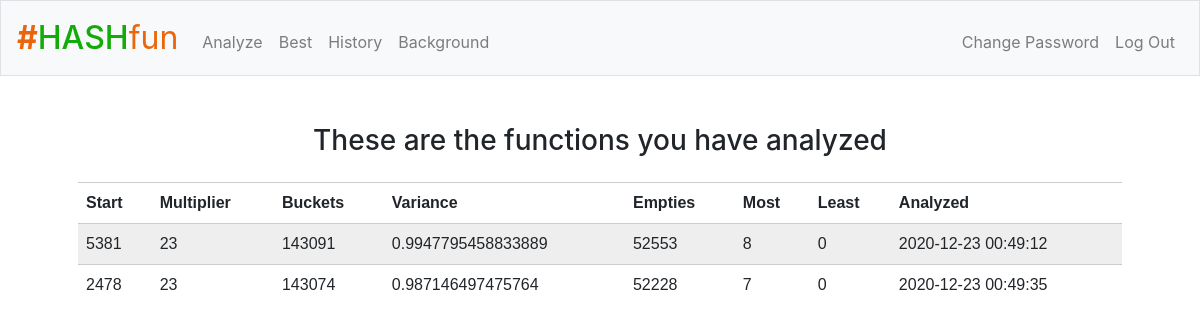
Screenshot of /history (signed in) with the database file from the repository.
### tables this page shows
CREATE TABLE 'functions' ('id' INTEGER PRIMARY KEY AUTOINCREMENT NOT NULL, 
'user_id' INTEGER NOT NULL, 
'start' INTEGER NOT NULL, 
'multiplier' INTEGER NOT NULL, 
'buckets' INTEGER NOT NULL, 
'variance' REAL NOT NULL,
'empty' INTEGER NOT NULL, 
'max' INTEGER NOT NULL, 
'min' INTEGER NOT NULL, 
'timestamp' DATETIME NOT NULL DEFAULT (datetime(CURRENT_TIMESTAMP, 'localtime')), 
FOREIGN KEY (user_id) REFERENCES users (id));

### application.py (the view)
@app.route("/history")
@login_required
def history():
    id = session["user_id"]
    rows = db.execute("SELECT * FROM functions WHERE user_id = :id ORDER BY timestamp", id=id)
    if len(rows) == 0:
        flash("You haven't analyzed any functions yet!")
        return redirect("/analyze")
    return render_template("history.html", rows=rows)

### application.py (called while the page is built)
@app.after_request
def after_request(response):
    response.headers["Cache-Control"] = "no-cache, no-store, must-revalidate"
    response.headers["Expires"] = 0
    response.headers["Pragma"] = "no-cache"
    return response

### helpers.py (called while the page is built)
def login_required(f):
    @wraps(f)
    def decorated_function(*args, **kwargs):
        if session.get("user_id") is None:
            return redirect("/login")
        return f(*args, **kwargs)
    return decorated_function

### templates/history.html (shortened to what this page needs)
{% extends "layout.html" %}
{% block main %}
    <h3>These are the functions you have analyzed</h3>
    <div class="push2"></div>
    <table>
        <tr>
            <th>Start</th>
            <th>Multiplier</th>
            <th>Buckets</th>
            <th>Variance</th>
            <th>Empties</th>
            <th>Most</th>
            <th>Least</th>
            <th>Analyzed</th>
        </tr>
        {% for row in rows %}
            <tr>
                <td>{{ row["start"] }}</td>
                <td>{{ row["multiplier"] }}</td>
                <td>{{ row["buckets"] }}</td>
                <td>{{ row["variance"] }}</td>
                <td>{{ row["empty"] }}</td>
                <td>{{ row["max"] }}</td>
                <td>{{ row["min"] }}</td>
                <td>{{ row["timestamp"] }}</td>
            </tr>
        {% endfor %}
    </table>
{% endblock %}

### static/styles.css (style rules this page uses)
.push2 { padding: 8px; }
table { font-family: arial, sans-serif; border-collapse: collapse; width: 100%; }
td, th { text-align: left; padding: 8px; }
tr:nth-child(even) { background-color: #eeeeee; }
tr { border-top: solid 1px #cccccc; }

### rows the page displays
functions: start "5381", multiplier "23", buckets "143091", variance "0.9947795458833889", empty "52553", max "8", min "0", timestamp "2020-12-23 00:49:12"
functions: start "2478", multiplier "23", buckets "143074", variance "0.987146497475764", empty "52228", max "7", min "0", timestamp "2020-12-23 00:49:35"
